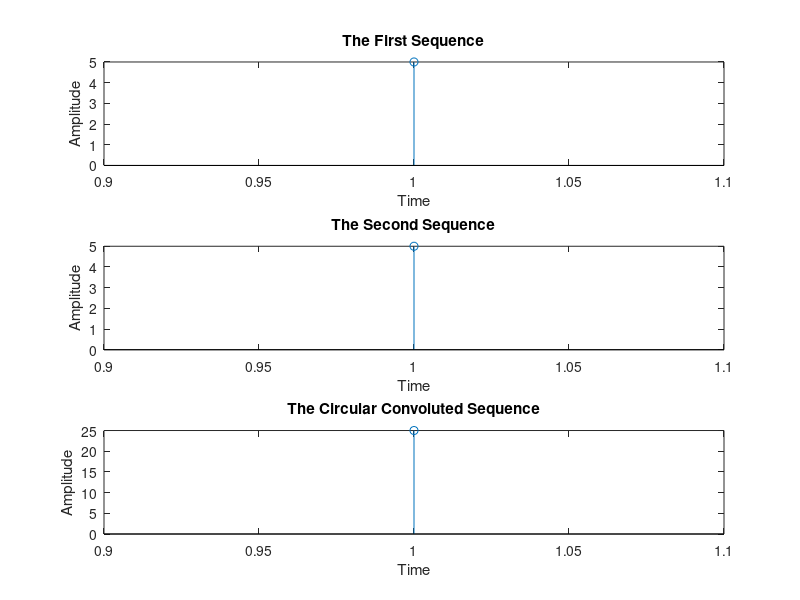

The MATLAB source for this figure:
clc;
clear all;
close all;

% Taking input from the user
x = input('Enter the first input sequence: ');  % First input sequence
h = input('Enter the second input sequence: '); % Second input sequence

% Lengths of the sequences
l = length(x);
m = length(h);

% Length of the result sequence (for circular convolution, we use max length)
N = max(l, m);

% Compute the FFT of both sequences, zero-padding if necessary
Xk = fft(x, N);  % FFT of the first sequence
Hk = fft(h, N);  % FFT of the second sequence

% Element-wise multiplication in the frequency domain
Yk = Xk .* Hk;

% Compute the inverse FFT to get the circular convolution result
y = ifft(Yk, N);

% Display the circular convoluted output
disp('Circular convoluted output using DFT and IDFT method:');
disp(y);

% Plot the sequences and the result
figure;
subplot(3, 1, 1);
stem(x);
title('The First Sequence');
xlabel('Time');
ylabel('Amplitude');

subplot(3, 1, 2);
stem(h);
title('The Second Sequence');
xlabel('Time');
ylabel('Amplitude');

subplot(3, 1, 3);
stem(y);
title('The Circular Convoluted Sequence');
xlabel('Time');
ylabel('Amplitude');
